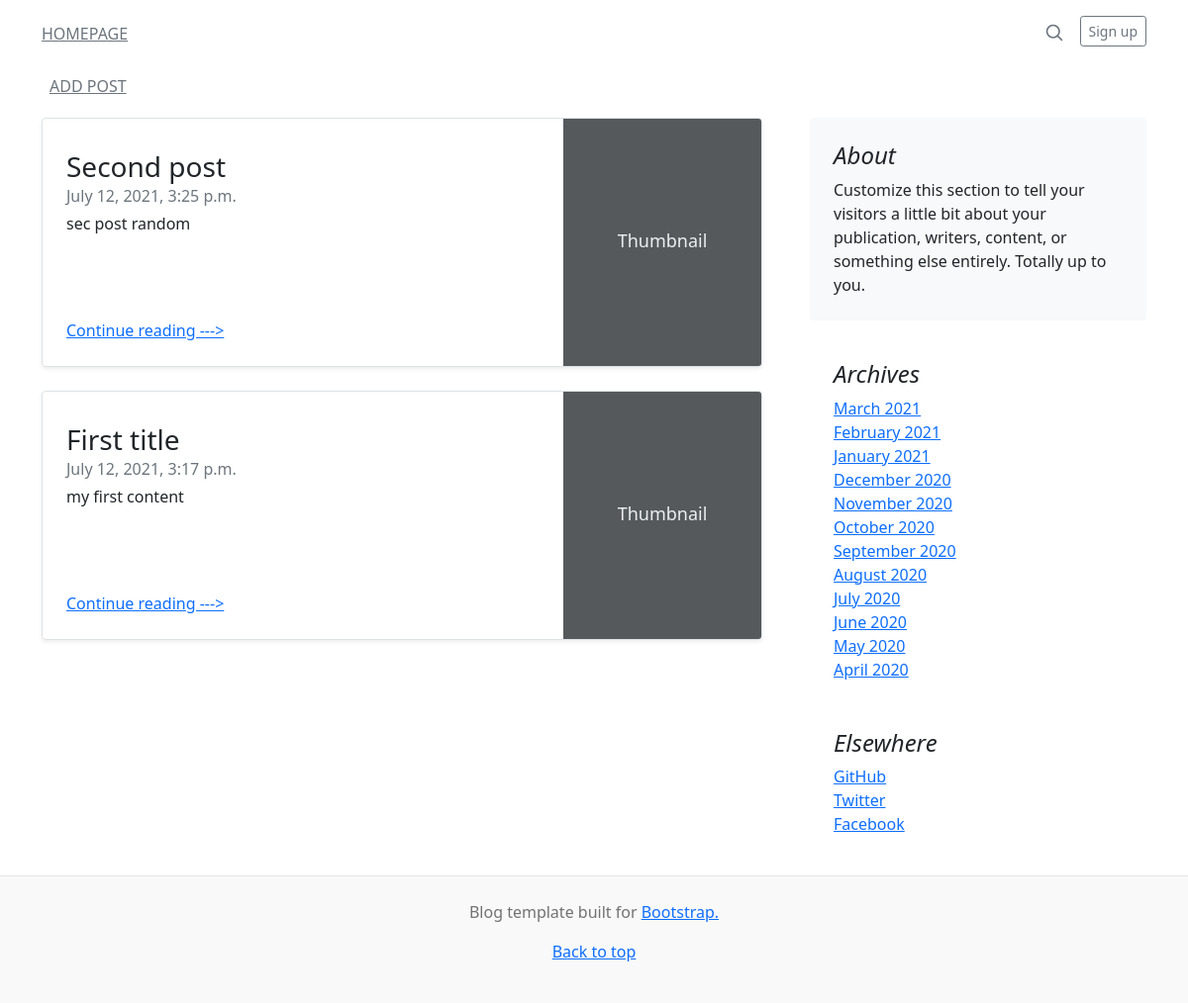
/posts/, run on an earlier commit of the app's database.
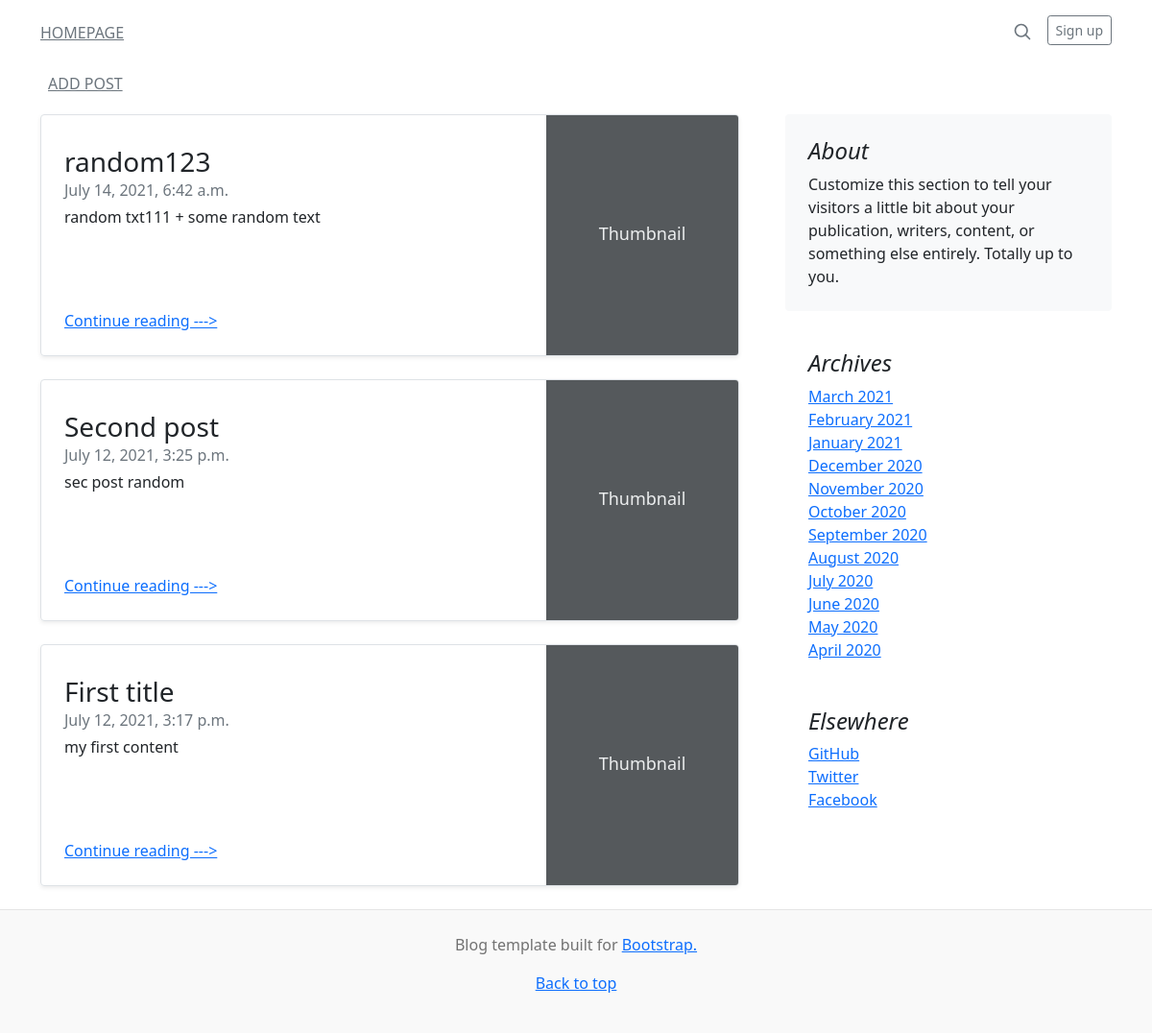
And on a later commit of the database.
### posts/models.py (models this page shows, shortened)
class Post(models.Model):
    title = models.CharField(max_length=100, unique=True)
    content = models.TextField()
    category = models.ForeignKey(
        'Category',
        on_delete=models.CASCADE,
        null=True,
        default=None,
        related_name='posts'
    )
    categories = models.ManyToManyField(
        'Category',
        through='PostCategory'
    )
    created_at = models.DateTimeField(auto_now_add=True)
    updated_at = models.DateField(auto_now=True)
    class Meta:
        ordering = ['-created_at']

### posts/views.py (the view)
# urls.py: path('', redirect_blog, name='index'),
def index(request):
    context = {
        'posts': Post.objects.select_related('category').all(),
    }
    return render(request, 'post/index.html', context)

### posts/templates/post/index.html (shortened to what this page needs)
{% extends 'post/base.html' %}
{% block content %}
{% for post in posts %}
<div class="row g-0 border rounded overflow-hidden flex-md-row mb-4 shadow-sm h-md-250 position-relative">
    <div class="col p-4 d-flex flex-column position-static">
        <h3 class="mb-0">{{post.title}}</h3>
        <div class="mb-1 text-muted">{{post.created_at}}</div>
        <p class="card-text mb-auto">{{post.content}}</p>
        <a href="{% url 'posts:details' post.id%}" class="stretched-link">Continue reading ---></a>
    </div>
    <div class="col-auto d-none d-lg-block">
        <svg class="bd-placeholder-img" width="200" height="250" xmlns="http://www.w3.org/2000/svg"
             role="img" aria-label="Placeholder: Thumbnail" preserveAspectRatio="xMidYMid slice"
             focusable="false"><title>Placeholder</title>
            <text x="50%" y="50%" fill="#eceeef" dy=".3em">Thumbnail</text>
        </svg>
    </div>
</div>
{% endfor %}
{% endblock %}

What changed in the data, as far as the page shows it:
added Post: title "random123", created_at "July 14, 2021, 6:42 a.m.", content "random txt111 + some random text"
